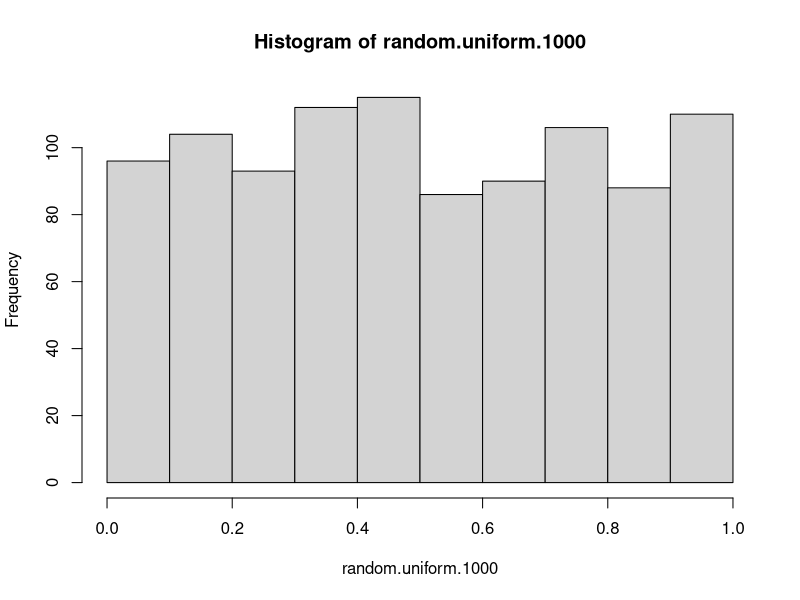
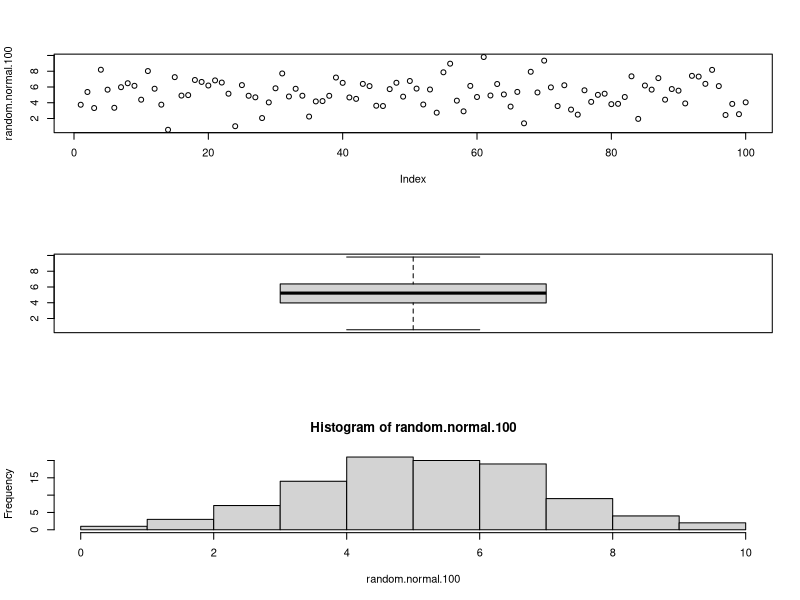
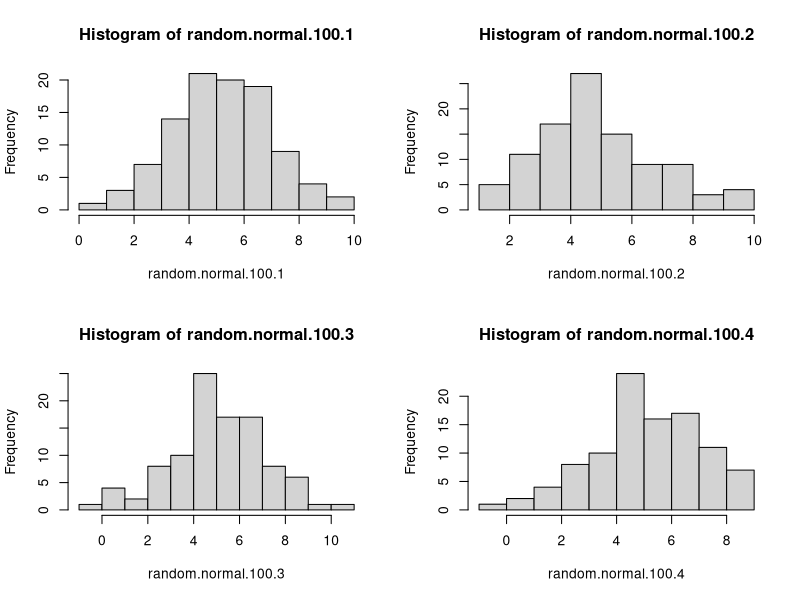
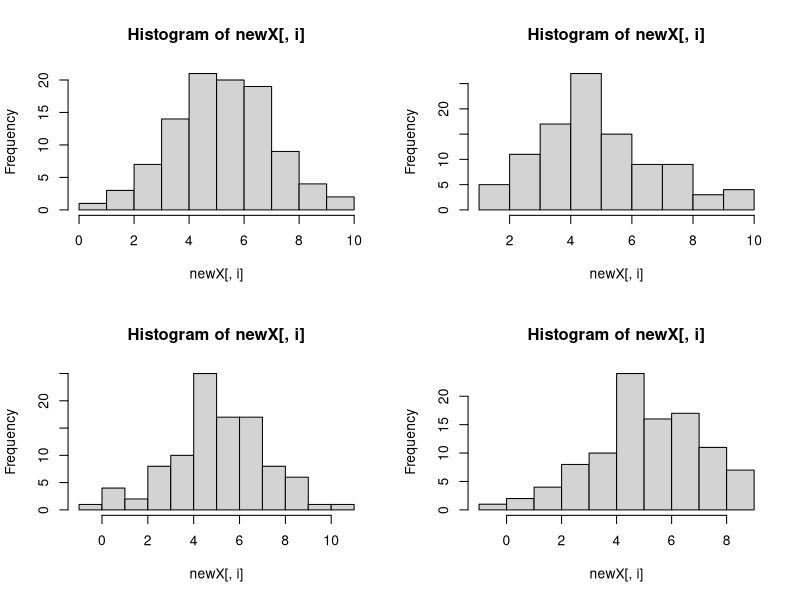
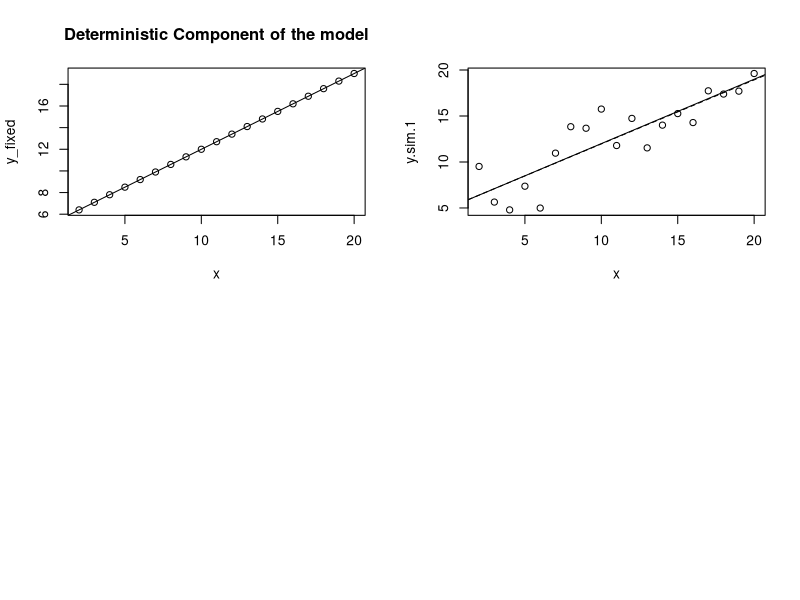

Reproduce these figures in R, in order.
## ---- chunk 1
knitr::opts_chunk$set(echo = TRUE)
## ---- chunk 2
set.seed(1)
runif(n = 1, min = 0, max = 1)
## n = 1 means we're generating one number, and we're setting the min and max boundaries
## The rNameofDist (Name of Distribution) functions generate random numbers based off of the distribution
## ---- chunk 3
set.seed(1)
runif(n = 1000, min = 0, max = 1)

runif(n = 1000) ## This can also work because the default settings for min and max are 0 and 1.
## ---- chunk 4
set.seed(1)
random.uniform.1000 <- runif(n = 1000, min = 0, max = 1)

hist(random.uniform.1000) ##Calls the histogram function
##It should look like a uniform distribution between 0 and 1
## ---- chunk 5
set.seed(1)
random.normal.100 <- rnorm(n = 100, mean = 5, sd = 2)
par(mfrow = c(3,1)) # This (par) allows us to modify low-level plotting functions. Here we have changed the graphical device (the palette) to have 3 rows and 1 column, so we can put 3 plots on it 

plot(random.normal.100)
boxplot(random.normal.100)
hist(random.normal.100)


##Let's look at some summary statistics from the simulation 
mean(random.normal.100)
sd(random.normal.100)

## While the mean and sd are close to the values we inputted, they are not exactly 5 and 2. Why? 
## ---- chunk 6
set.seed(1)
random.normal.100.1 <- rnorm(n = 100, mean = 5, sd = 2)
random.normal.100.2 <- rnorm(n = 100, mean = 5, sd = 2)
random.normal.100.3 <- rnorm(n = 100, mean = 5, sd = 2)
random.normal.100.4 <- rnorm(n = 100, mean = 5, sd = 2)

## Let's plot the histograms of these 4 experiments
par(mfrow = c(2,2))
hist(random.normal.100.1)
hist(random.normal.100.2)
hist(random.normal.100.3)
hist(random.normal.100.4)
## Why do you think the histograms are different from each other? 
## The distributions are different because although they're generated from the normal distribution, they are each an independent draw of 100 observations.

## Let's calculate the mean of these 4 experiments
mean(random.normal.100.1)
mean(random.normal.100.2)
mean(random.normal.100.3)
mean(random.normal.100.4)
## Again, the means are different. They are all reasonably close to 5 but not exactly 5.
## ---- chunk 7
set.seed(1)
random.normal.100.rep <- replicate(n = 4, rnorm(n = 100, mean = 5, sd = 2))
## If you want to replicate the normal distribution of 100 observations more than 4 times, you can change the n = in the replicate function to a different number. 

random.normal.100.rep 
par(mfrow = c(2,2))
apply(X = random.normal.100.rep, MARGIN = 2, FUN = hist) 
## Using the basic apply function to repeat the call to hist, by columns (MARGIN = 2). Along rows would be (MARGIN = 1).

apply(X = random.normal.100.rep, MARGIN = 2, FUN = mean) 
## Using the basic apply function to repeat the call to mean, by columns (MARGIN = 2). Along rows would be (MARGIN = 1).

## If you order the arguments correctly, you don't need to specify the names of the arguments 
apply(random.normal.100.rep, 2, sd) 

## The advantage of using this approach is that you can get the summary statistics quickly by doing this: 
summary(random.normal.100.rep)
## ---- chunk 8
sd(apply(random.normal.100.rep, 2, mean)) 
## We're asking here what's the standard deviation between the 4 means we calculated
## ---- chunk 9
norm.sim.all.3 <- replicate(n = 4, rnorm (25, 5, 2)) ## The n of the rnorm has changed to 25
summary(norm.sim.all.3)
apply(norm.sim.all.3, 2, sd)
sd(apply(norm.sim.all.3, 2, mean))
## Is there more or less variation than what we saw before? 
## ---- chunk 10
norm.sim.all.4 <- replicate(n = 4, rnorm (1000, 5, 2)) ## The n of the rnorm has changed to 1000
summary(norm.sim.all.4)
apply(norm.sim.all.4, 2, sd)
sd(apply(norm.sim.all.4, 2, mean))
## Is there more or less variation than what we saw before? 
## ---- chunk 11
sd(apply(random.normal.100.rep, 2, mean)) # n = 100
sd(apply(norm.sim.all.3, 2, mean)) # n = 25
sd(apply(norm.sim.all.4, 2, mean)) # n = 1000

sd(apply(random.normal.100.rep, 2, sd))# n = 100
sd(apply(norm.sim.all.3, 2, sd)) # n = 25
sd(apply(norm.sim.all.4, 2, sd)) # n = 1000
## ---- chunk 12
par(mfrow = c(2,2)) ## setting up an empty plot 
a = 5
b = 0.7
x <- seq(2,20) ## This is a sequence of numbers from 2 to 20
y_fixed <- a + b*x ## This regression model is a linear model. 

plot(y_fixed ~ x, main = "Deterministic Component of the model")
abline(a = 5, b= 0.7) ## This just draws a straight line through the plot
## ---- chunk 13
y.sim.1 <- rnorm(length(x), mean = y_fixed, sd = 2) ## The y result is coming from a normal distribution where the mean is the y_fixed with a standard deviation. n = length(x) because the length of x as a sequence is how many draws/numbers it will take 
plot(y.sim.1 ~ x)
abline(a = 5, b = 0.7) ## This will draw a line (the expected relationship) based on the paramaters we inputted (5 and 0.7)) - same black line as above 

##But what is the actual parameter estimates(such as the coefficients for the x and the intercept) for the regression? 
y.sim.1.lm <- lm(y.sim.1 ~ x) ## This is taking all those y values we generated for the x that took into account standard deviation and creating a linear model with the original x 
summary(y.sim.1.lm) ## Notice the parameter estimates and RSE
confint(y.sim.1.lm) ## Does it include our expected values in the 95% confidence intervals?
abline(reg = y.sim.1.lm, lty=2) ## This creates a dotted line on the original plot where this is the estimated values based on simulated data that we just created
